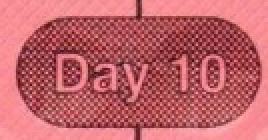
#> input picture recortes/recortes_referencia/Day_10.png, 134 x 70 px, given as the content of the folder recortes/rh_150_75, which was not available (shown 2 times larger)
$ python teste_matiz.py
#> lines starting #> are read from the running program, lines starting #| are printed output that depends on the picture; after the words box and inside, x2 and y2 are one past the last pixel; in counts of white or black regions, pixels touching at a corner belong together
import cv2
import os
import numpy as np

MODELO = "rh_150_75"
PASTA_TESTE = f"recortes/{MODELO}"

resultados = []

for arquivo in sorted(os.listdir(PASTA_TESTE)):
    if not arquivo.endswith(".png"):
        continue

    caminho = os.path.join(PASTA_TESTE, arquivo)
    img = cv2.imread(caminho)
#> img is the input picture: shape (70, 134, 3); mean B, G, R 106.1, 99.5, 193.6
    if img is None:
        continue

    hsv = cv2.cvtColor(img, cv2.COLOR_BGR2HSV)
#> hsv: shape (70, 134, 3); mean H, S, V 169, 130, 193.6
    matiz = hsv[:, :, 0]
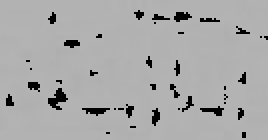
#> matiz: shape (70, 134) (shown 2 times larger); min 0, max 179, mean 169
    saturacao = hsv[:, :, 1]
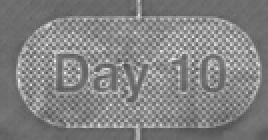
#> saturacao: shape (70, 134) (shown 2 times larger); min 80, max 236, mean 130

    mascara_verde_amarelo = (matiz >= 25) & (matiz <= 95) & (saturacao > 30)
#> mascara_verde_amarelo: shape (70, 134) bool; every value is 0
    pct_verde_amarelo = np.sum(mascara_verde_amarelo) / mascara_verde_amarelo.size * 100
#> pct_verde_amarelo = 0

    resultados.append((arquivo, pct_verde_amarelo))

resultados.sort(key=lambda x: x[1])

print("Arquivo | pct verde/amarelo")
for nome, pct in resultados:
    print(f"{nome}: {pct:.2f}%")
#> this loop made 1 pass
#> (nome, pct) on pass 1: ('Day_10.png', 0)
#| Day_10.png: 0.00%

$ run again, on recortes/rh_150_75/P1.png
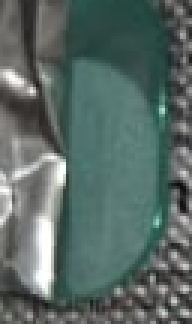
#> input picture recortes/rh_150_75/P1.png, 64 x 108 px, found by its file name (shown 3 times larger)
#> img is the input picture: shape (108, 64, 3); mean B, G, R 101.5, 105.6, 89.5
#> hsv: shape (108, 64, 3); mean H, S, V 66, 46.8, 106.1
#> `saturacao = hsv[:, :, 1]`:
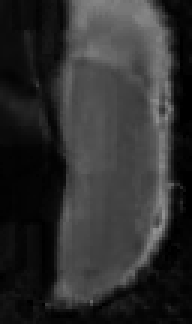
#> saturacao: shape (108, 64) (shown 3 times larger); min 0, max 146, mean 46.8
#> `mascara_verde_amarelo = (matiz >= 25) & (matiz <= 95) & (saturacao > 30)`:
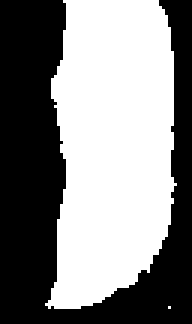
#> mascara_verde_amarelo: shape (108, 64) bool (shown 3 times larger); 51.8% white; 1 black region, box (x1, y1, x2, y2) and area: (0, 0, 64, 108) 3332
#> pct_verde_amarelo = 51.79
#> the loop `for nome, pct in resultados:` made 1 pass
#> (nome, pct) on pass 1: ('P1.png', 51.79)
#> (printed output is left out)
